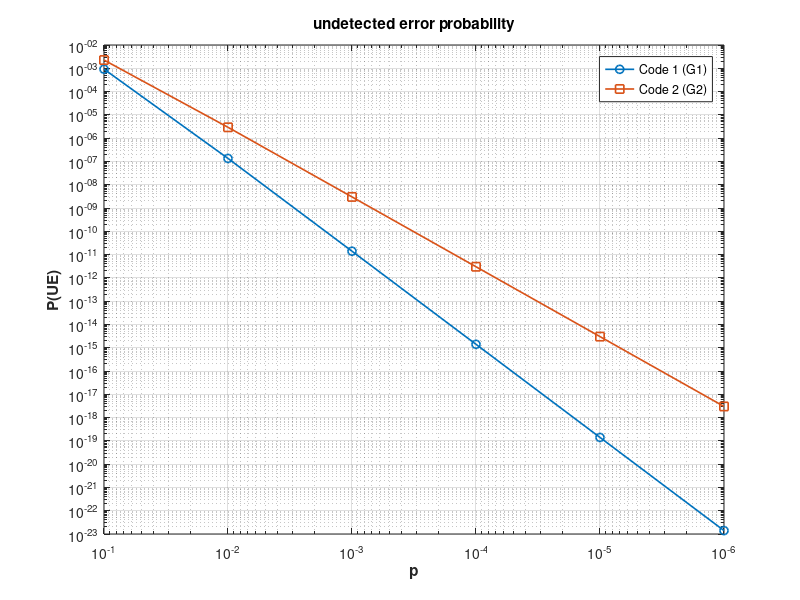

Reproduce this figure in MATLAB.
%Generate all the 2k − 1 non-zero binary vectors v 
k = 4;
G1 = [1 0 0 0 0 1 1 1;0 1 0 0 1 0 1 1;0 0 1 0 1 1 0 1;0 0 0 1 1 1 1 0];
G2 = [1 0 0 0 0 1 1 0;0 1 0 0 1 0 1 1;0 0 1 0 1 1 0 1;0 0 0 1 1 1 1 0];

V = de2bi(1:(2^k-1), k, 'left-msb');
C1 = [];
C2 = [];
% Display the generated binary vectors
disp(V);

% For each vector generate the codeword
for i = 1:size(V, 1)
    line = V(i, :); %take all the line to have the complete vector
    C1 = [C1; mod(line * G1, 2)]; % Compute codewords for G1
    C2 = [C2; mod(line * G2, 2)]; % Compute codewords for G2
end

% Display the computed codewords for both generators
disp('Codewords for G1:');
disp(C1);
disp('Codewords for G2:');
disp(C2);

% For each codeword compute the Hamming weight
WhC1 = zeros(size(C1,1),1);
WhC2 = zeros(size(C2,1),1);

for j = 1:size(C1,1)
    codeword1 = C1(j, :);
    codeword2 = C2(j, :);
    WhC1(j) = sum(codeword1); % Compute Hamming weight for codeword1
    WhC2(j) = sum(codeword2); % Compute Hamming weight for codeword2
end

% Display the Hamming weights for both codewords
disp('Hamming weights for C1:');
disp(WhC1);
disp('Hamming weights for C2:');
disp(WhC2);


% Compute Ai (number of codewords with Hamming weight 1 ≤ i ≤ n)

n = size(C1, 2); % Length of the codewords
Ai1 = zeros(n, 1); % Initialize Ai array to count codewords for each Hamming weight
Ai2 = zeros(n, 1);

for i = 1:n
    Ai1(i) = sum(WhC1 == i); % Count codewords with Hamming weight i 
    Ai2(i) = sum(WhC2 == i);
end

% Display the counts of codewords for each Hamming weight
disp('Number of codewords with Hamming weight for C1:');
disp(Ai1);
disp('Number of codewords with Hamming weight for C2:');
disp(Ai2);


%Compute the probability of undetected error P (UE ) by using the analytical
%formula for p ∈ {10−1, 10−2, 10−3, 10−4, 10−5, 10−6}

p_values = [10^-1, 10^-2, 10^-3, 10^-4, 10^-5, 10^-6]; % Define the probability values
P_UE1 = zeros(size(p_values)); % Initialize the probability of undetected error array
P_UE2 = zeros(size(p_values));

for idx = 1:length(p_values)
    p = p_values(idx);
    P_UE1(idx) = sum(Ai1' .* (p .^ (1:n)) .* ((1 - p) .^ (n - (1:n))));
    P_UE2(idx) = sum(Ai2' .* (p .^ (1:n)) .* ((1 - p) .^ (n - (1:n))));
end

% Display the probabilities of undetected error for both codewords
disp('Probability of undetected error for C1:');
disp(P_UE1);
disp('Probability of undetected error for C2:');
disp(P_UE2);

% Plot the curve
figure;

loglog(p_values, P_UE1, '-o', 'DisplayName', 'Code 1 (G1)', 'LineWidth', 1.2);
hold on;
loglog(p_values, P_UE2, '-s', 'DisplayName', 'Code 2 (G2)', 'LineWidth', 1.2);

% Invert X axis
set(gca, 'XDir', 'reverse');

xlabel('p', 'FontWeight', 'bold');
ylabel('P(UE)', 'FontWeight', 'bold');
title('undetected error probability', 'FontWeight', 'bold');
legend('Location', 'best');
grid on;


%second part
%Build the parity check matrices H1 and H2. Consider ps ∈ {0.1, 0.09, 0.08, 0.07, 0.06}

ps = [0.1, 0.09, 0.08, 0.07, 0.06];

Ik1 = G1(:,1:4);
P1 = G1(:,5:end);

Ik2 = G2(:,1:4);
P2 = G2(:,5:end);

H1 = [P1,Ik1];
H2 = [P2, Ik2];

%Generate a k-bit random binary information vector (for example, use
%randi(2,1,k)-1)

infoVector = randi(2, 1, k) - 1;

%Encode it with G1 and G2

encodedC1 = mod(infoVector * G1, 2); 
encodedC2 = mod(infoVector * G2, 2); 

% Display the encoded codewords
disp('Encoded codeword for G1:');
disp(encodedC1);
disp('Encoded codeword for G2:');
disp(encodedC2);

%Transmit it over the BSC channel with error probability p ∈ ps (for example, use
%y=bsc(codeword,p))

receivedC1 = zeros(length(ps), n);
receivedC2 = zeros(length(ps), n);

for idx = 1:length(ps)
    p = ps(idx);
    receivedC1(idx, :) = bsc(encodedC1, p);
    receivedC2(idx, :) = bsc(encodedC2, p);
end

% Compute the syndrome


% s = y * H

syndrome1 = mod(receivedC1 * H1', 2)
syndrome2 = mod(receivedC2 * H2', 2)

% If the syndrome is zero, check if there is an undetected error



